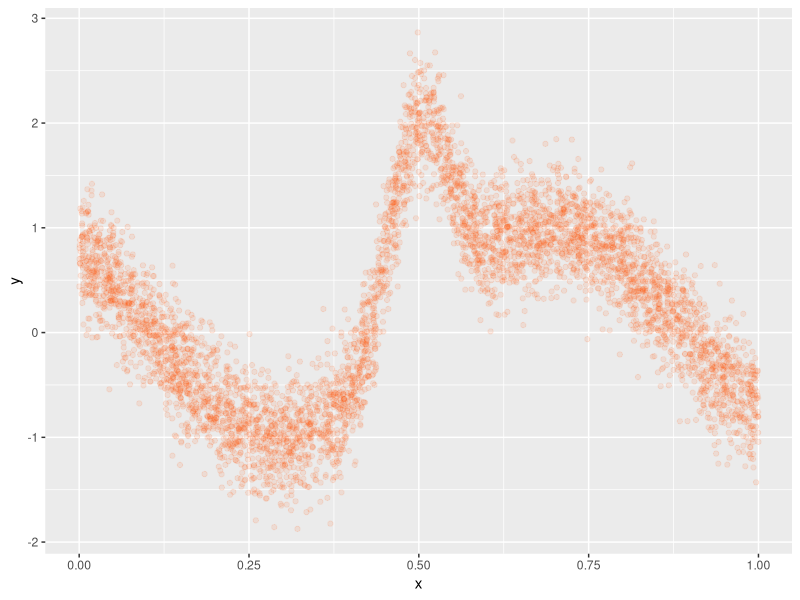
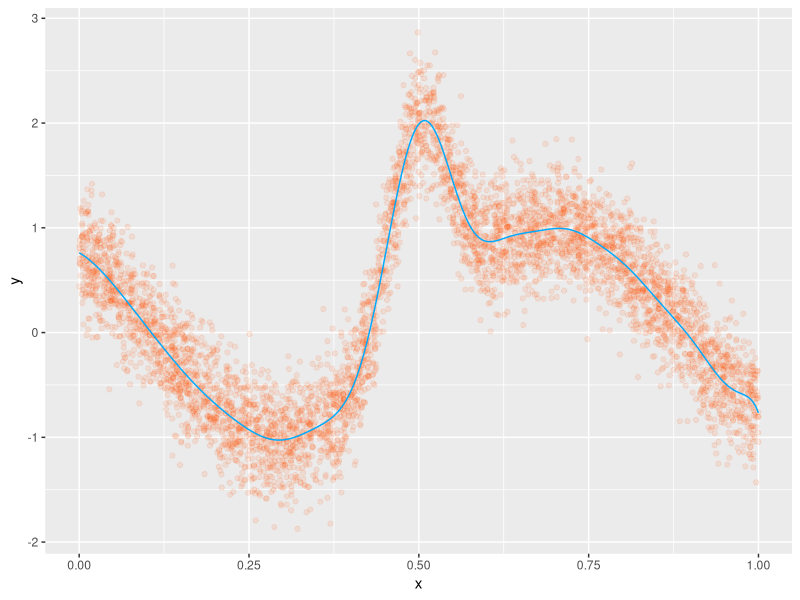
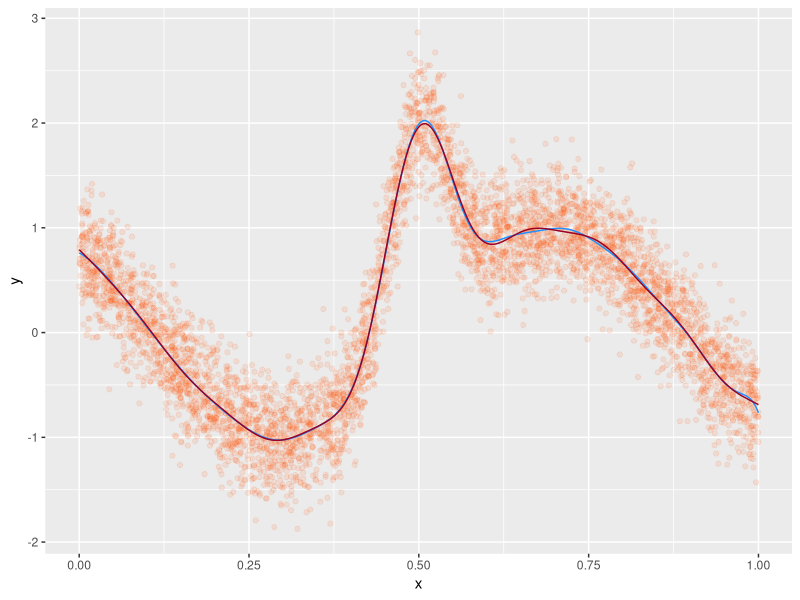
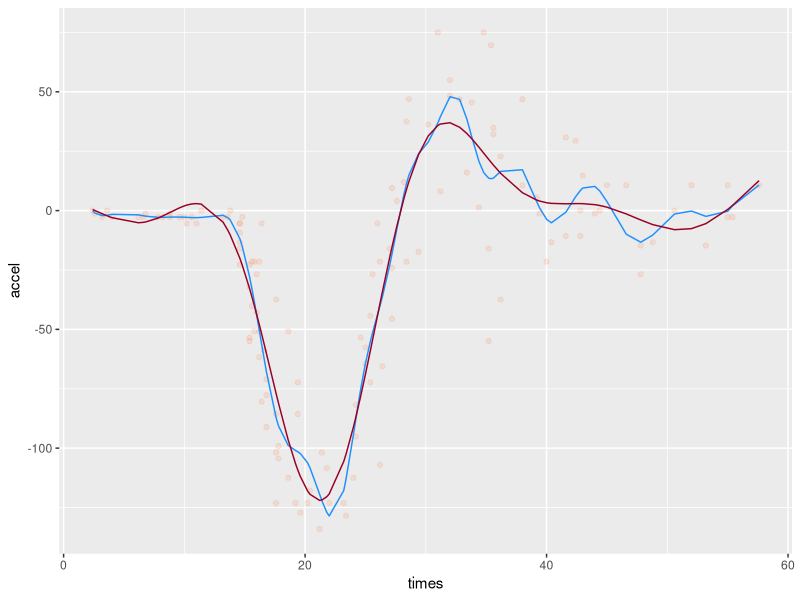
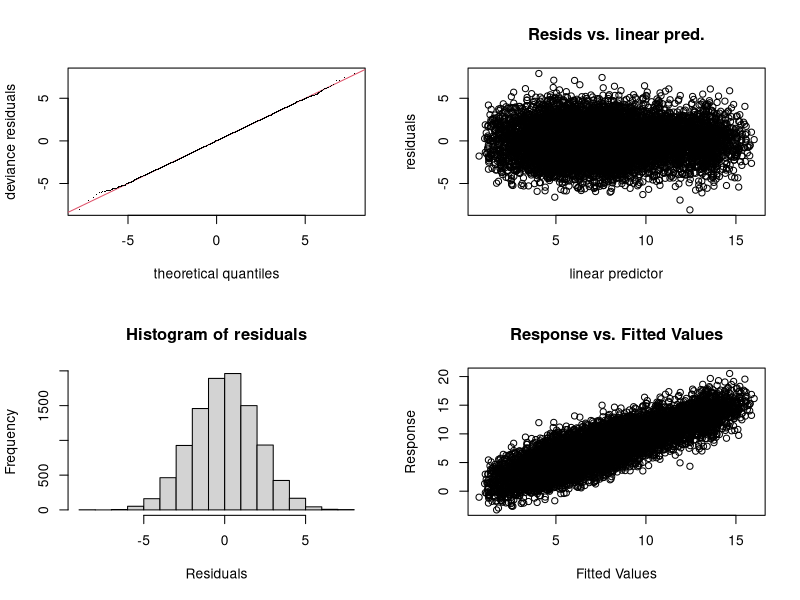

Generate these figures, in order, with R:
## ---- chunk 1
library(tidyverse)
library(mgcv)

set.seed(123)

n = 5000
x = runif(n)
# x = rnorm(n)
mu = sin(2*(4*x-2)) + 2* exp(-(16^2) * ((x-.5)^2))
y  = rnorm(n, mu, .3)

d = data.frame(x, y) 

qplot(x, y, color = I('#ff55001A'))
## ---- chunk 2
data('mcycle', package = 'MASS')

times = matrix(mcycle$times, ncol = 1)
accel = mcycle$accel
## ---- chunk 3
elm <- function(X, y, n_hidden = NULL, active_fun = tanh) {
  # X: an N observations x p features matrix
  # y: the target
  # n_hidden: the number of hidden nodes
  # active_fun: activation function
  
  pp1 = ncol(X) + 1
  w0  = matrix(rnorm(pp1*n_hidden), pp1, n_hidden)       # random weights
  h   = active_fun(cbind(1, scale(X)) %*% w0)            # compute hidden layer
  B   = MASS::ginv(h) %*% y                              # find weights for hidden layer
  
  fit = h %*% B                                          # fitted values
  
  list(
    fit  = fit,
    loss = crossprod(y - fit),
    B    = B,
    w0   = w0
  )
}
## ---- chunk 4
X_mat = as.matrix(x, ncol = 1)

fit_elm = elm(X_mat, y, n_hidden = 100)
str(fit_elm)

ggplot(aes(x, y), data = d) +
  geom_point(color = '#ff55001A') + 
  geom_line(aes(y = fit_elm$fit), color = '#00aaff')

cor(fit_elm$fit[,1], y)^2
## ---- chunk 5
fit_elm_mcycle = elm(times, accel, n_hidden = 100)
cor(fit_elm_mcycle$fit[,1], accel)^2
## ---- chunk 6
fit_gam = gam(y ~ s(x, bs = 'gp', k = 20), data = d)
summary(fit_gam)$r.sq


d %>%
  mutate(fit_elm = fit_elm$fit,
         fit_gam = fitted(fit_gam)) %>%
  ggplot() +
  geom_point(aes(x, y), color = '#ff55001A') +
  geom_line(aes(x, y = fit_elm), color = '#1e90ff') +
  geom_line(aes(x, y = fit_gam), color = '#990024')
## ---- chunk 7
fit_gam_mcycle = gam(accel ~ s(times), data = mcycle)
summary(fit_gam_mcycle)$r.sq

mcycle %>% 
  ggplot(aes(times, accel)) +
  geom_point(color = '#ff55001A') +
  geom_line(aes(y = fit_elm_mcycle$fit), color = '#1e90ff') +
  geom_line(aes(y = fitted(fit_gam_mcycle)), color = '#990024')
## ---- chunk 8
d = gamSim(eg = 7, n = 10000)
X = as.matrix(d[, 2:5])
y = d[, 1]

n_nodes = c(10, 25, 100, 250, 500, 1000)
## ---- chunk 9
fit_elm = purrr::map(n_nodes, function(n) elm(X, y, n_hidden = n))
## ---- chunk 10
# estimate 
best_loss = which.min(map_dbl(fit_elm, function(x) x$loss))
fit_best  = fit_elm[[best_loss]]
## ---- chunk 11
# str(fit_best)
# qplot(fit_best$fit[, 1], y, alpha = .2)
cor(fit_best$fit[, 1], y)^2
## ---- chunk 12
fit_gam = gam(y ~ s(x0) + s(x1) + s(x2) + s(x3), data = d)
gam.check(fit_gam)
summary(fit_gam)$r.sq


test_data0 = gamSim(eg = 7)  # default n = 400
test_data  = cbind(1, scale(test_data0[, 2:5]))

 # remember to use your specific activation function here
elm_prediction = tanh(test_data %*% fit_best$w0) %*% fit_best$B         
gam_prediction = predict(fit_gam, newdata = test_data0)

cor(data.frame(elm_prediction, gam_prediction), test_data0$y)^2
